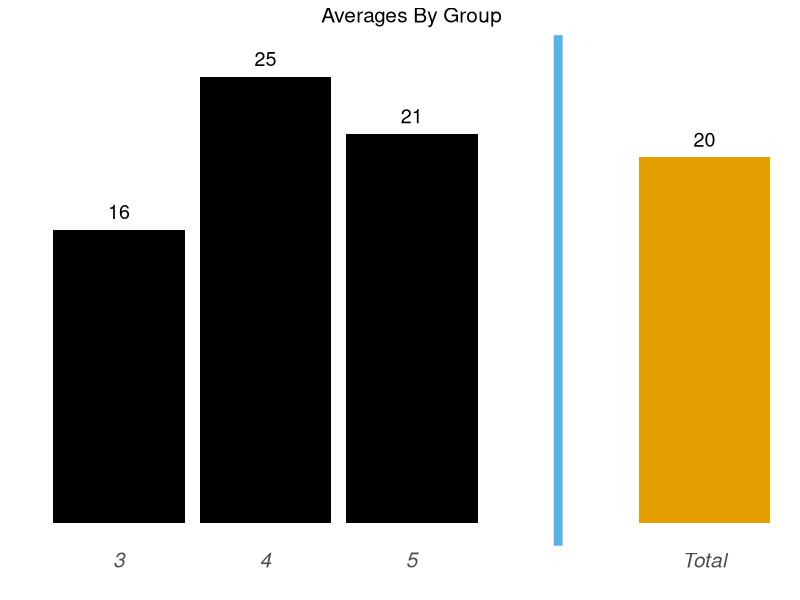

Write R code to recreate this figure.
## ---- chunk 1
library(tidyverse)
library(ggthemes)

get_avg <- function(df, ...){
  df %>% 
    group_by(...) %>% 
    summarise(avg = mean(mpg))
}

TOT_NAME <- 'Total'

mtcars %>% 
  mutate(gear = as.character(gear)) %>% 
  get_avg(gear) %>% 
  bind_rows(
    mtcars %>% 
      get_avg() %>% 
      mutate(gear = TOT_NAME)
  ) %>% 
  # I like manually computing the aggregates so I can easily export
  # write_csv('my_aggs.csv')
  ggplot(aes(x=factor(gear, 
                      levels=c('3', '4', '5', ' ', TOT_NAME)), 
             y=avg,
             fill=gear == TOT_NAME))+
  geom_bar(stat='identity')+
  geom_text(aes(label=round(avg, 0)), 
            nudge_y=1, 
            size=5)+
  scale_x_discrete(drop=FALSE)+
  geom_vline(xintercept=4, size=3, color='#56B4E9')+
  labs(x='', y='', title='Averages By Group')+
  theme_bw()+
  scale_fill_colorblind()+
  theme(
    plot.title = element_text(size=15, hjust=.5),
    legend.position = 'none',
    axis.text.x = element_text(size=15, face = 'italic'),
    axis.text.y = element_blank(),
    axis.ticks = element_blank(),
    panel.grid = element_blank(),
    panel.border = element_blank()
  )
